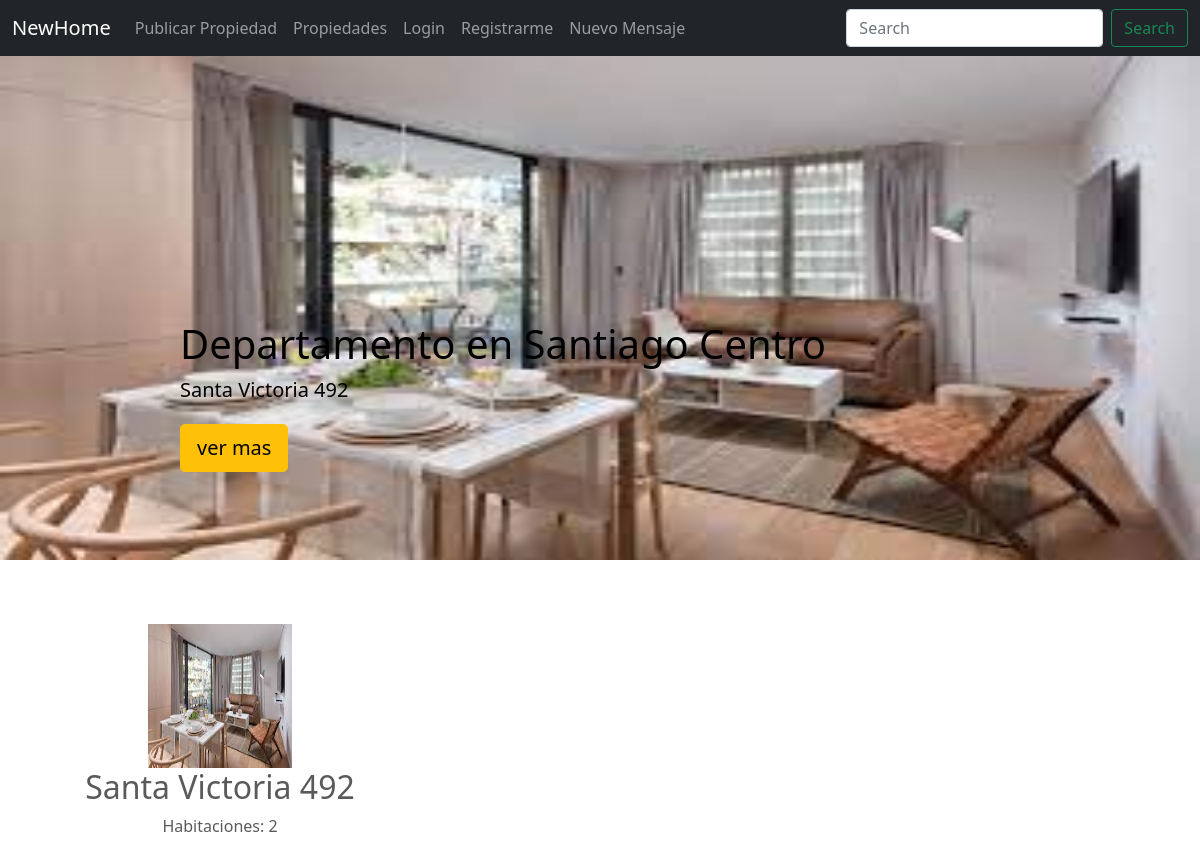
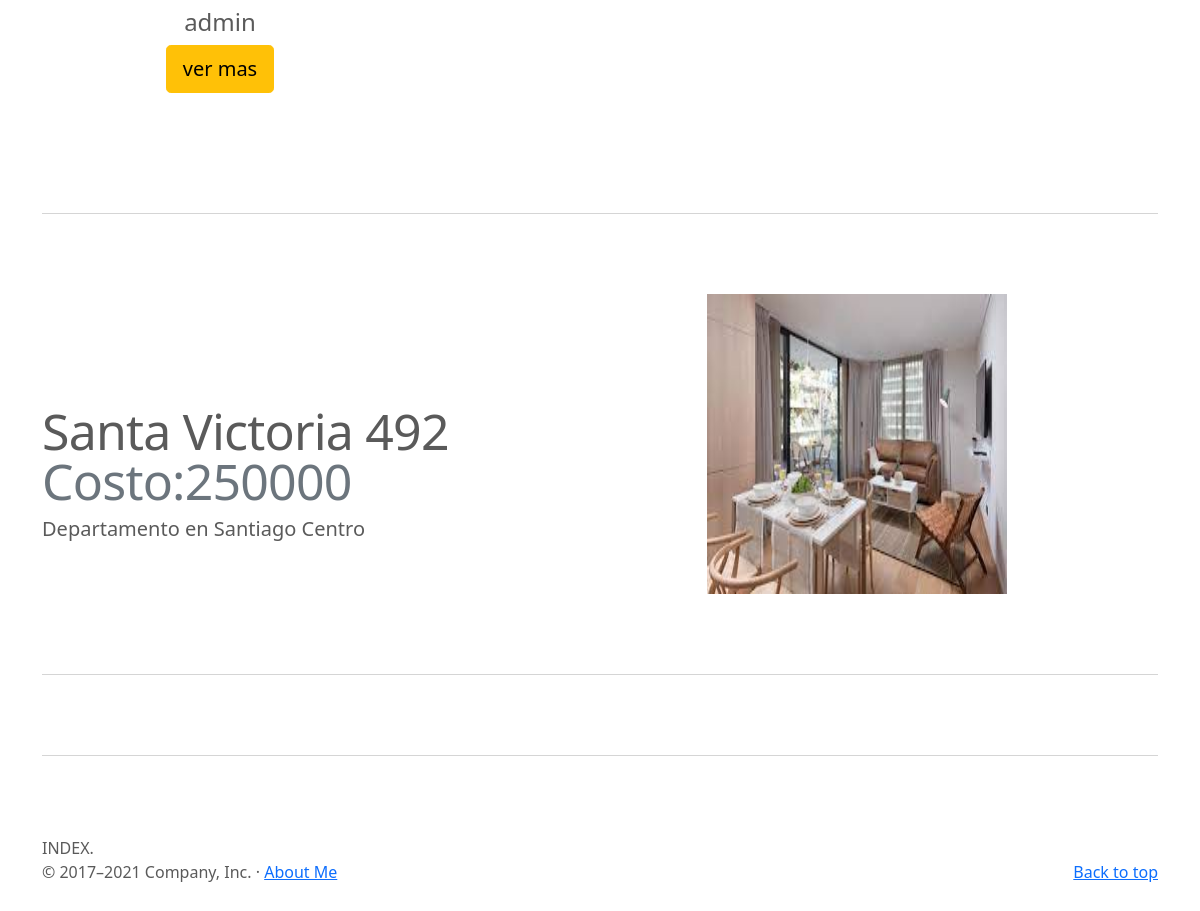
The page / on the database its author committed (2 pictures, top to bottom).
### NewHome/models.py (models this page shows, shortened)
class Propiedades(models.Model):
    Propiedad_Descripcion = models.CharField(max_length=200)
    Propiedad_Direccion =  models.CharField(max_length=200)
    Numero_Habitaciones = models.PositiveIntegerField()
    Propiedad_Costo = models.PositiveIntegerField()
    publisher = models.ForeignKey(to=User, on_delete=models.CASCADE, related_name="publisher")
    imagen = models.ImageField(upload_to="propiedades", null=False, blank=False)
    Fecha_Publicacion = models.DateField(auto_now_add = True)

### NewHome/views.py (the view)
# urls.py: path('',index,name="index"),
def index(request):
    context = {
        "propiedades": Propiedades.objects.all()
    }
    return render(request,"NewHome/index.html", context)

### NewHome/templates/NewHome/index.html (shortened to what this page needs)
{% extends "NewHome/base.html" %}
{% block main %}
<main>
  <div id="myCarousel" class="carousel slide" data-bs-ride="carousel">
    <div class="carousel-inner">
      {% for propiedad in propiedades %}
          {% if forloop.first %}
            <div class="carousel-item active">
          {% else %}
            <div class="carousel-item">
          {% endif %}
              <img src="{{ propiedad.imagen.url }}" height="400" width="400">
            <div class="container">
              <div class="carousel-caption text-start">
                <h1 style="color: black;">{{propiedad.Propiedad_Descripcion}}</h1>
                <p style="color: black">{{propiedad.Propiedad_Direccion}}</p>
                <p><a class="btn btn-lg btn-warning" href="{% url 'propiedades-detail' propiedad.id %}">ver mas</a></p>
              </div>
            </div>
          </div>
      {% endfor %}
    </div>
</div>
    <button class="carousel-control-prev" type="button" data-bs-target="#myCarousel" data-bs-slide="prev">
      <span class="carousel-control-prev-icon" aria-hidden="true"></span>
    </button>
    <button class="carousel-control-next" type="button" data-bs-target="#myCarousel" data-bs-slide="next">
      <span class="carousel-control-next-icon" aria-hidden="true"></span>
    </button>
  <div class="container marketing">
    <div class="row">
      {% for propiedad in propiedades %}
        <div class="col-lg-4">
          <img src="{{ propiedad.imagen.url }}" height="144" width="144">
          <h2>{{propiedad.Propiedad_Direccion}}</h2>
          <p>Habitaciones: {{propiedad.Numero_Habitaciones}}</p>
          <h4> {{propiedad.publisher.username}} </h4>
          <p><a class="btn btn-lg btn-warning" href="{% url 'propiedades-detail' propiedad.id %}">ver mas</a></p>
        </div>
      {% endfor %}
    </div>
    {% for propiedad in propiedades %}
    <hr class="featurette-divider">
    <div class="row featurette">
      <div class="col-md-7">
        <h2 class="featurette-heading"> {{propiedad.Propiedad_Direccion}} <span class="text-muted">Costo:{{propiedad.Propiedad_Costo}}</span></h2>
        <p class="lead">{{propiedad.Propiedad_Descripcion}}</p>
      </div>
      <div class="col-md-5">
        <img src="{{ propiedad.imagen.url }}" height="300" width="300">
      </div>
    </div>
    <hr class="featurette-divider">
    {% endfor %}
    <hr class="featurette-divider">
    INDEX.
  </div>
</main>
{% endblock %}

### NewHome/static/NewHome/css/carousel.css (style rules this page uses)
body { padding-top: 3rem; padding-bottom: 3rem; color: #5a5a5a; }
.carousel { margin-bottom: 4rem; }
.carousel-caption { bottom: 3rem; z-index: 10; }
.carousel-item { height: 32rem; }
.carousel-item > img { position: absolute; top: 0; left: 0; min-width: 100%; height: 32rem; }
.marketing .col-lg-4 { margin-bottom: 1.5rem; text-align: center; }
.marketing h2 { font-weight: 400; }
.marketing .col-lg-4 p { margin-right: .75rem; margin-left: .75rem; }
.featurette-divider { margin: 5rem 0; }
.featurette-heading { font-weight: 300; line-height: 1; letter-spacing: -.05rem; }
@media (min-width: 40em) { .carousel-caption p { margin-bottom: 1.25rem; font-size: 1.25rem; line-height: 1.4; } }
@media (min-width: 40em) { .featurette-heading { font-size: 50px; } }
@media (min-width: 62em) { .featurette-heading { margin-top: 7rem; } }

### rows shown on the page
Propiedades: imagen (picture), Propiedad_Descripcion "Departamento en Santiago Centro", Propiedad_Direccion "Santa Victoria 492", Numero_Habitaciones "2", publisher.username "admin", Propiedad_Costo "250000"
